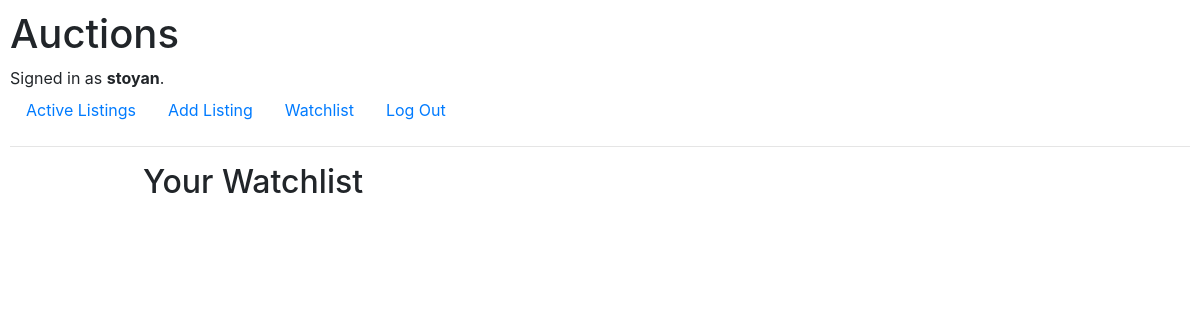
/watchlist (signed in), run on an earlier commit of the app's database.
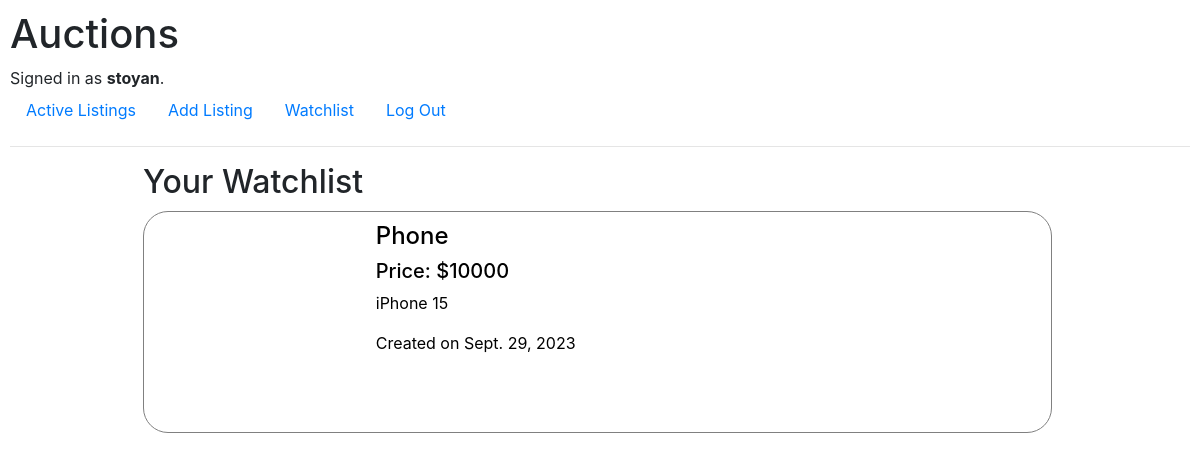
And on a later commit of the database.
### auctions/models.py (models this page shows, shortened)
class User(AbstractUser):
    pass

class ListingDetails(models.Model):
    CATEGORY_CHOICES = [
                ('1', 'Fashion'),
                ('2', 'Home'),
                ('3', 'Toys'),
                ('4', 'Electronics'),
                ('5', 'Books'),
                ('6', 'Misc'),
                ]
    descr = models.CharField(max_length=1000)
    starting_bid = models.PositiveIntegerField()
    img = models.URLField(blank=True)
    category = models.CharField(max_length=50, blank=True, choices=CATEGORY_CHOICES)
    listing = models.ForeignKey(Listing, on_delete=models.CASCADE)
    date_added = models.DateField(blank=True)

class Listing(models.Model):
    title = models.CharField(max_length=100)
    added_by = models.ForeignKey(User, on_delete=models.CASCADE, related_name='single_reference')
    watchlist = models.ManyToManyField(User, related_name='multiple_reference', null=True, blank=True)

### auctions/views.py (the view)
# urls.py: path("watchlist", views.watchlist, name="watchlist")
@login_required
def watchlist(request):
    watched_listings = Listing.objects.filter(watchlist=request.user.id)
    all_listings = ListingDetails.objects.filter(listing__in=watched_listings)
    context = {
        'listings': all_listings
    }
    return render(request, 'auctions/watchlist.html', context)

### auctions/templates/auctions/watchlist.html (shortened to what this page needs)
{% extends 'auctions/layout.html' %}
{% block body %}
<div class="container">
    <h2>Your Watchlist</h2>
        {% for listing_details in listings %}
                <a href="{% url 'view' listing_id=listing_details.listing.id title=listing_details.listing.title %}">
                    <div class="listing">
                        <div class="listing-left">
                        </div>
                        <div class="listing-right">
                            <h4>{{ listing_details.listing.title }}</h4>
                            <h5>Price: ${{ listing_details.starting_bid }}</h5>
                            <p>{{ listing_details.descr }}</p>
                            <p>Created on {{ listing_details.date_added }}</p>
                        </div>
                    </div>
                </a>
        {% endfor %}
</div>
{% endblock %}

### auctions/templates/auctions/layout.html (shortened to what this page needs)
{% load static %}
<!DOCTYPE html>
<html lang="en">
    <head>
        <link rel="stylesheet" href="https://stackpath.bootstrapcdn.com/bootstrap/4.4.1/css/bootstrap.min.css">
        <link href="{% static 'auctions/styles.css' %}" rel="stylesheet">
    </head>
    <body>
        <h1>Auctions</h1>
        <div>
            {% if user.is_authenticated %}
                Signed in as <strong>{{ user.username }}</strong>.
            {% else %}
                Not signed in.
            {% endif %}
        </div>
        <ul class="nav">
            <li class="nav-item">
                <a class="nav-link" href="{% url 'index' %}">Active Listings</a>
            </li>
            <li class="nav-item">
                <a class="nav-link" href="{% url 'create' %}">Add Listing</a>
            </li>
            <li class="nav-item">
                <a class="nav-link" href="{% url 'watchlist' %}">Watchlist</a>
            </li>
            {% if user.is_authenticated %}
                <li class="nav-item">
                    <a class="nav-link" href="{% url 'logout' %}">Log Out</a>
                </li>
            {% endif %}
        </ul>
        <hr>
        {% block body %}
        {% endblock %}
    </body>
</html>

### auctions/static/auctions/styles.css (style rules this page uses)
body { padding: 10px; }
.container { max-width: 80%; margin: auto; }
.listing { display: flex; flex-wrap: wrap; border: 1px grey solid; border-radius: 25px; margin: 10px 5px 10px 0; padding: 10px; }
.container > a:any-link { color: black; }
.listing-left { flex-basis: 25%; height: 200px; }
.listing-right { flex-basis: 65%; }

What changed in the data, as far as the page shows it:
added ListingDetails: listing "Phone", starting_bid "10000", descr "iPhone 15", date_added "Sept. 29, 2023"
